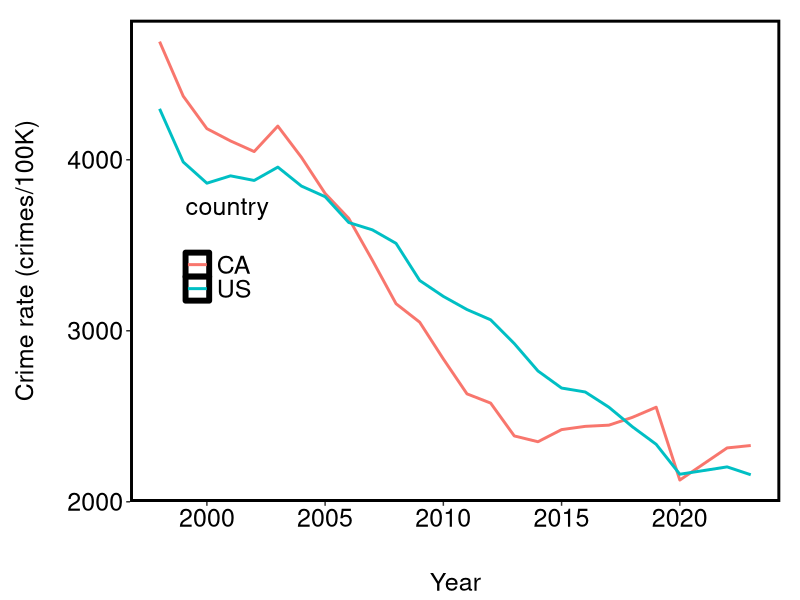
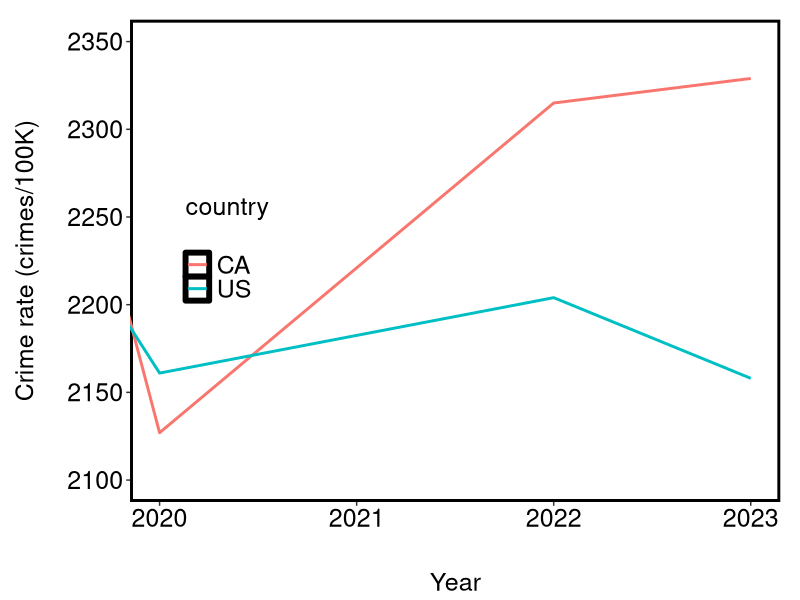
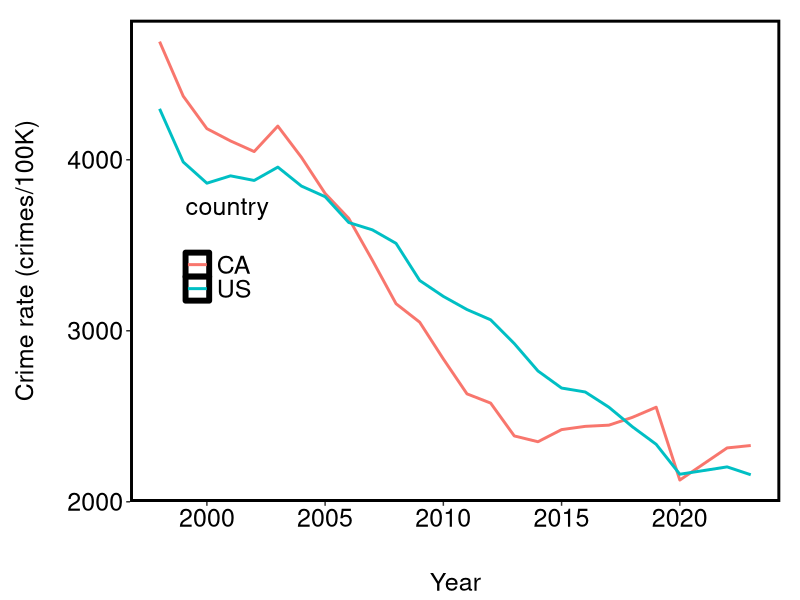
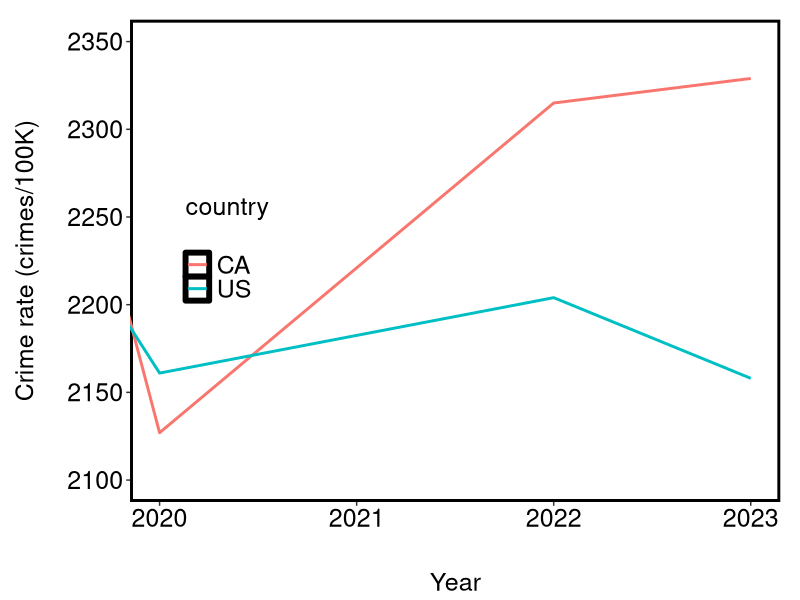

Reproduce these figures in R, in order.

# load tidyverse
library(tidyverse)

# Load the data 
crimes <- read_csv("datasets/crime_rates.csv")

# Arrange dataset
crimes_clean <- crimes %>%
  mutate(crime_per100K_US = violent_crime_per100K_US + property_crime_per100K_US,
         crime_per100K_CA = violent_crime_per100K_CA + property_crime_per_100K_CA) %>%
  pivot_longer(cols = c(crime_per100K_US, crime_per100K_CA),
               names_prefix = "crime_per100K_",
               values_to = "crime_per100K",
               names_to = 'country')

# plot full range
crimes_clean %>%
ggplot(aes(x = year, y = crime_per100K, colour = country)) +
  geom_line(linewidth = 1) +
  theme(panel.background = element_rect(colour = 'black', fill = 'white', linewidth = 2),
        panel.grid = element_blank(),
        plot.margin = unit(c(0.5, 0.5, 1, 1), 'cm'),
        axis.title.x = element_text(size = 18, colour = 'black', vjust = -5),
        axis.title.y = element_text(size = 18, colour = 'black', vjust = 5),
        axis.text = element_text(size = 18, colour = 'black'),
        legend.text = element_text(size = 18, colour = 'black'),
        legend.title = element_text(size = 18, colour = 'black', vjust = 5),
        legend.key.height = unit(.6, 'cm'),
        legend.key.width = unit(.6, 'cm'),
        legend.position = "inside",
        legend.position.inside = c(.15,.5),
        legend.background = element_rect(colour = NA, fill = NA)) +
  labs(y = "Crime rate (crimes/100K)", x = "Year")

ggsave("imgs/crime_rates_full.svg", width = 5, height = 4, device = "svg")

# Plot cherry-picked data
crimes_clean %>%
ggplot(aes(x = year, y = crime_per100K, colour = country)) +
  geom_line(linewidth = 1) +
  theme(panel.background = element_rect(colour = 'black', fill = 'white', linewidth = 2),
        panel.grid = element_blank(),
        plot.margin = unit(c(0.5, 0.5, 1, 1), 'cm'),
        axis.title.x = element_text(size = 18, colour = 'black', vjust = -5),
        axis.title.y = element_text(size = 18, colour = 'black', vjust = 5),
        axis.text = element_text(size = 18, colour = 'black'),
        legend.text = element_text(size = 18, colour = 'black'),
        legend.title = element_text(size = 18, colour = 'black', vjust = 5),
        legend.key.height = unit(.6, 'cm'),
        legend.key.width = unit(.6, 'cm'),
        legend.position = "inside",
        legend.position.inside = c(.15,.5),
        legend.background = element_rect(colour = NA, fill = NA)) +
  labs(y = "Crime rate (crimes/100K)", x = "Year") +
  coord_cartesian(xlim = c(2020, 2023), ylim = c(2100, 2350))
  
ggsave("imgs/crime_rates_cherry.svg", width = 5, height = 4, device = "svg")
